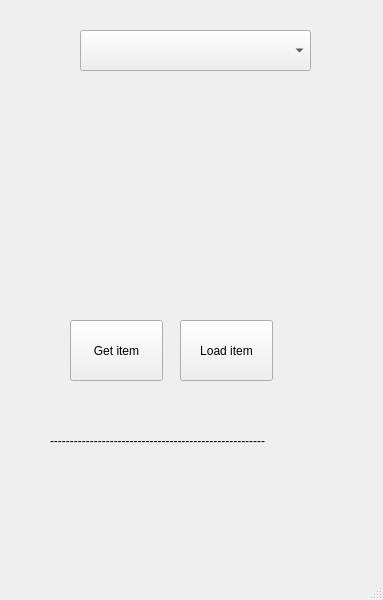
<?xml version="1.0" encoding="UTF-8"?>
<ui version="4.0">
 <class>MainWindow</class>
 <widget class="QMainWindow" name="MainWindow">
  <property name="geometry">
   <rect>
    <x>0</x>
    <y>0</y>
    <width>383</width>
    <height>600</height>
   </rect>
  </property>
  <property name="windowTitle">
   <string>MainWindow</string>
  </property>
  <widget class="QWidget" name="centralwidget">
   <widget class="QComboBox" name="city_comboBox">
    <property name="geometry">
     <rect>
      <x>80</x>
      <y>30</y>
      <width>231</width>
      <height>41</height>
     </rect>
    </property>
   </widget>
   <widget class="QLabel" name="result_label">
    <property name="geometry">
     <rect>
      <x>50</x>
      <y>410</y>
      <width>281</width>
      <height>61</height>
     </rect>
    </property>
    <property name="text">
     <string>------------------------------------------------------</string>
    </property>
   </widget>
   <widget class="QPushButton" name="getItem_Button">
    <property name="geometry">
     <rect>
      <x>70</x>
      <y>320</y>
      <width>93</width>
      <height>61</height>
     </rect>
    </property>
    <property name="text">
     <string>Get item</string>
    </property>
   </widget>
   <widget class="QPushButton" name="pushButton_2">
    <property name="geometry">
     <rect>
      <x>180</x>
      <y>320</y>
      <width>93</width>
      <height>61</height>
     </rect>
    </property>
    <property name="text">
     <string>Load item</string>
    </property>
   </widget>
  </widget>
  <widget class="QMenuBar" name="menubar">
   <property name="geometry">
    <rect>
     <x>0</x>
     <y>0</y>
     <width>383</width>
     <height>26</height>
    </rect>
   </property>
  </widget>
  <widget class="QStatusBar" name="statusbar"/>
 </widget>
 <resources/>
 <connections/>
</ui>
